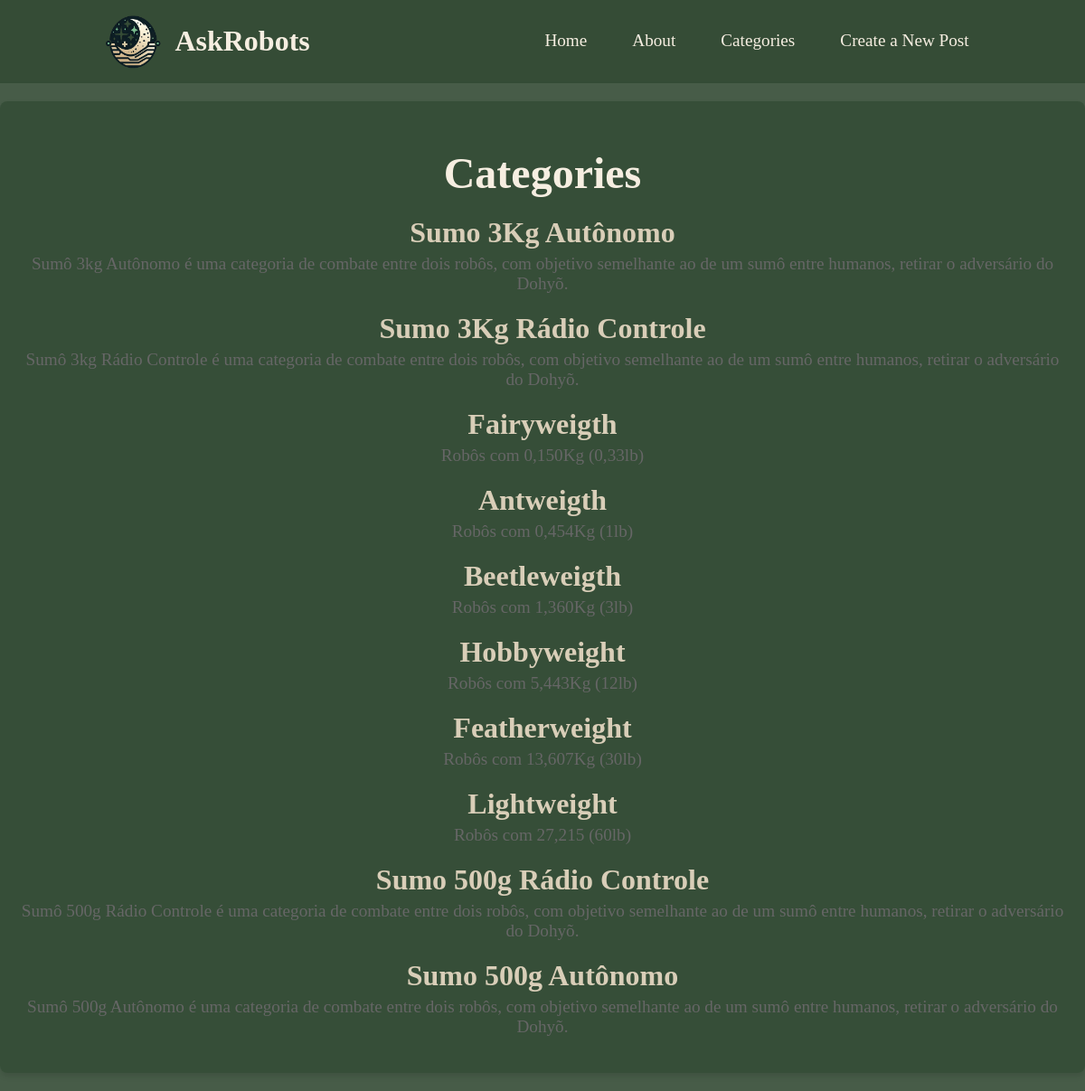
Page /categories/ on the committed database.
### PostsRobots/models.py (models this page shows, shortened)
class Category(models.Model):
    name = models.CharField(max_length=100, unique=True)
    description = models.TextField(blank=True, null=True)

### PostsRobots/views.py (the view)
# urls.py: path('categories/', views.category_list_view, name='category_list'),
def category_list_view(request):
    categories = Category.objects.all()
    return render(request, 'PostsRobots/category_list.html', {'categories': categories})

### PostsRobots/templates/PostsRobots/category_list.html (shortened to what this page needs)
{% extends 'base.html' %}
{% block content %}
<h1 class="category-title">Categories</h1>
<ul class="category-list">
    {% for category in categories %}
        <li class="category-item">
            <a href="{% url 'category_detail' category.id %}" class="category-link">
                {{ category.name }}
            </a>
            <p class="category-description">{{ category.description }}</p>
        </li>
    {% endfor %}
</ul>
{% endblock %}

### PostsRobots/static/style.css (style rules this page uses)
body { font-family: 'Playfair Display', serif; margin: 0; padding: 0; background-color: rgba(51, 75, 53, 0.9); color: #f6eee1ff; }
.category-title { text-align: center; font-size: 3rem; margin-bottom: 20px; }
.category-list { list-style: none; padding: 0; text-align: center; }
.category-item { margin-bottom: 20px; }
.category-link { font-size: 2rem; font-weight: bold; text-decoration: none; color: #d9ceb8; }
.category-description { font-size: 1.2rem; color: #666; margin-top: 5px; }

### rows in the picture
Category: name "Sumo 3Kg Autônomo", description "Sumô 3kg Autônomo é uma categoria de combate entre dois robôs, com objetivo semelhante ao de um sumô entre humanos, retirar o adversário do Dohyõ."
Category: name "Sumo 3Kg Rádio Controle", description "Sumô 3kg Rádio Controle é uma categoria de combate entre dois robôs, com objetivo semelhante ao de um sumô entre humanos, retirar o adversário do Dohyõ."
Category: name "Fairyweigth", description "Robôs com 0,150Kg (0,33lb)"
Category: name "Antweigth", description "Robôs com 0,454Kg (1lb)"
Category: name "Beetleweigth", description "Robôs com 1,360Kg (3lb)"
Category: name "Hobbyweight", description "Robôs com 5,443Kg (12lb)"
Category: name "Featherweight", description "Robôs com 13,607Kg (30lb)"
Category: name "Lightweight", description "Robôs com 27,215 (60lb)"
Category: name "Sumo 500g Rádio Controle", description "Sumô 500g Rádio Controle é uma categoria de combate entre dois robôs, com objetivo semelhante ao de um sumô entre humanos, retirar o adversário do Dohyõ."
Category: name "Sumo 500g Autônomo", description "Sumô 500g Autônomo é uma categoria de combate entre dois robôs, com objetivo semelhante ao de um sumô entre humanos, retirar o adversário do Dohyõ."
